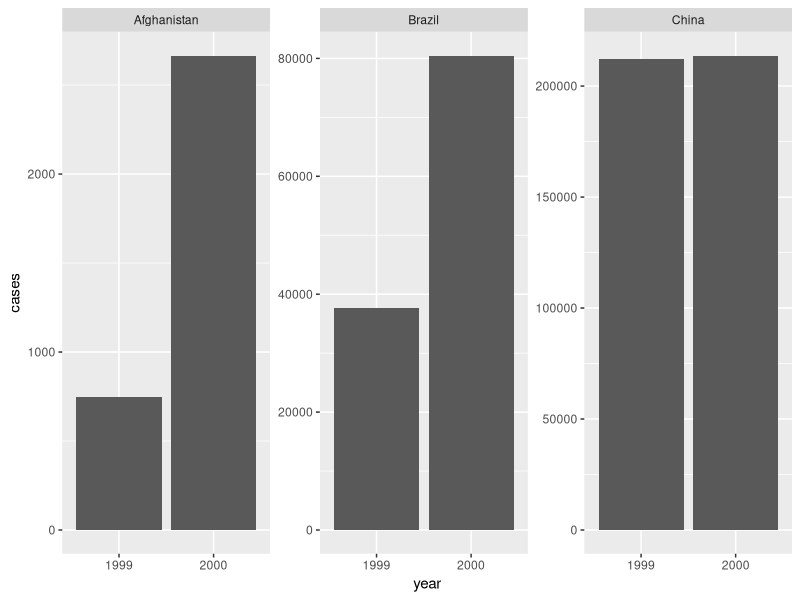

R code for this plot: (Note: this script raises an error after producing the figure.)
library(tidyverse)

table1
View(table1)

table2
table3

table1
table4a
table4b

# table4a and table4b in "wide" format

# are 1999 and 2000 truly variables? or are they values?

# what if we want to create a bar chart showing the numbers of cases
# per year in each country?

table4a_long <- pivot_longer(table4a, c(`1999`, `2000`), names_to = "year", values_to = "cases")
table4a_long

ggplot(table4a_long) + geom_col(mapping = aes(x = year, y = cases)) + facet_wrap(vars(country), scales = "free_y")

table4b_long <- pivot_longer(table4b, c(`1999`, `2000`), names_to = "year", values_to = "population")
table4b_long

left_join(table4a_long, table4b_long, by = c("country", "year"))

# gene expression matrices are wide format
# rows for each gene, columns for each sample (or the other way round)

# pivot_wider is opposite of pivot_longer
table4a_long
pivot_wider(table4a_long, names_from = "year", values_from = "cases")

# is table2 tidy?

table2

# are the type and count columns true variables?
# what is the observational unit in this case?

# if the observational unit is country and year then table2 is not tidy
# because the observations are split across two years

# the count column contains values for what are two different measurements

pivot_wider(table2, names_from = "type", values_from = "count")

# is table3 tidy?

table3

# the rate column contains 2 different values - it is a "compound variable"

table3_fixed <- separate(table3, rate, into = c("cases", "population"), sep = "/")

# error when calculating the rate
table3_fixed %>%
  mutate(rate = cases / population)

# convert cases and population to numeric
table3_fixed %>%
  mutate_at(vars(cases, population), as.numeric) %>%
  mutate(rate = cases / population)

# use convert = TRUE in separate
table3_fixed <- separate(table3, rate, into = c("cases", "population"), sep = "/", convert = TRUE)
table3_fixed %>%
  mutate(rate = cases / population)

# real example (METABRIC expression)
metabric <- read_csv("metabric_clinical_and_expression_data.csv")
metabric <- select(metabric, Patient_ID, ER_status, ESR1:MLPH)
metabric

# a plot we created in week 3
ggplot(metabric) +
  geom_boxplot(mapping = aes(x = ER_status, y = GATA3))

# what if we wanted to create a box plot of the expression of all our genes?
# we'd need gene to be a variable rather than have separate gene columns

# the observational unit should be sample and gene rather than sample

# an example of a wide format table in its current form

metabric <- pivot_longer(metabric, ESR1:MLPH, names_to = "gene", values_to = "expression")
metabric

# now have one row-per-sample-per-gene

ggplot(data = metabric) +
  geom_boxplot(mapping = aes(x = gene, y = expression, colour = ER_status))

ggplot(metabric) +
  geom_boxplot(mapping = aes(x = ER_status, y = expression)) +
  facet_wrap(vars(gene))

# scatter plots comparing gene expression require the one-row-per-sample format

# real example 2 - proteomic data from qPLEX-RIME paper (Papachristou et al. 2018)

library(readxl)
protein_levels <- read_excel("41467_2018_4619_MOESM11_ESM.xlsx", skip = 1)
select(protein_levels, `Uniprot Accession`, `Gene Name`, ends_with("rep01"))



